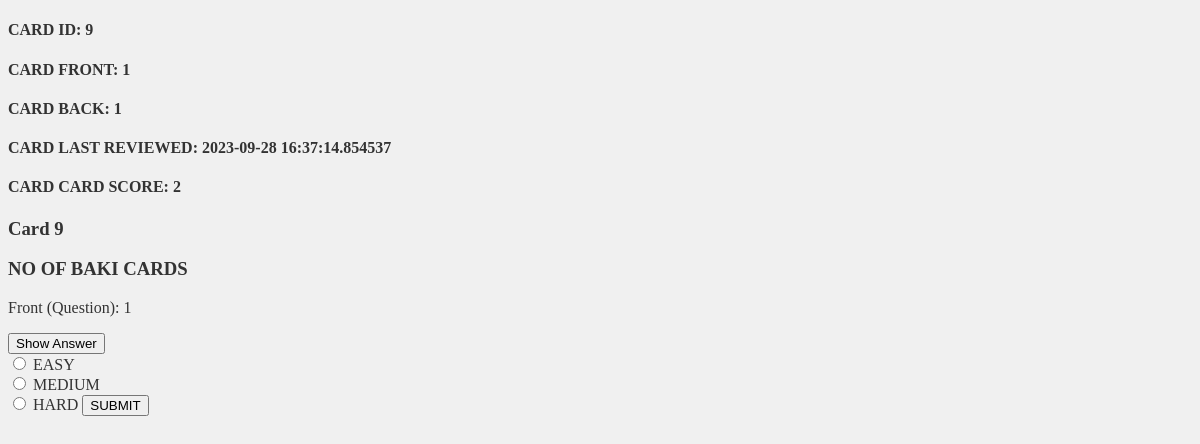
Page /review_cards/2 on the committed database.
### app.py (models this page shows)
class Card(db.Model):
        id = db.Column(db.Integer, primary_key = True, autoincrement=True)
        front = db.Column(db.String(200), nullable = False)
        back = db.Column(db.String(200), nullable = False)
        card_score = db.Column(db.Integer, nullable = False , default = 2)
        last_reviewed = db.Column(db.DateTime , default = datetime.now())
        deck_id = db.Column(db.Integer, db.ForeignKey('deck.id'), nullable=False)
        card_deck = relationship('Deck', overlaps="cards" )

### app.py (the view)
@app.route('/review_cards/<int:deck_id>', methods=['GET', 'POST'])
def review_cards(deck_id):
    deck = Deck.query.get_or_404(deck_id)
    cards = deck.cards
    cards = [card for card in cards if card.card_score != 0]
    random.shuffle(cards)
    if cards:
        return render_template('review_cards.html', card=cards[0])
    else:
        deck.last_reviewed = datetime.now()
        db.session.add(deck)
        db.session.commit()
        return redirect(f'/user_dashboard/{deck.deck_user.id}?msg=No cards to review')

### templates/review_cards.html (shortened to what this page needs)
<!DOCTYPE html>
<html>
    <head>
        <link rel="stylesheet" href="">
    </head>
    <body>
       <h4>CARD ID: {{card.id}}</h4>
       <h4>CARD FRONT: {{card.front}}</h4>
       <h4>CARD BACK: {{card.back}}</h4>
       <h4>CARD LAST REVIEWED: {{card.last_reviewed}}</h4>
       <h4>CARD CARD SCORE: {{card.card_score}}</h4>
    </body>
</html>
<!DOCTYPE html>
<html lang="en">
<head>
</head>
<body>
    <div class="container mt-5">
        <h3>Card {{card.id }}</h3>
        <h3>NO OF BAKI CARDS </h3>
        <p>Front (Question): {{ card.front }}</p>
        <button onclick="toggleAnswer()" class="btn btn-primary">Show Answer</button>
        <form action="/update_score/{{card.id }}" method="POST" class="mt-3">
            <input type="radio" id="html" name="score" value="0">
            <label for="EASY">EASY</label><br>
            <input type="radio" id="css" name="score" value="1">
            <label for="MEDIUM">MEDIUM</label><br>
            <input type="radio" id="javascript" name="score" value="2">
            <label for="HARD">HARD</label>
            <button type="submit" class="btn btn-danger">SUBMIT</button>
        </form>
    </div>
</body>
</html>

### rows in the picture
Card: id "9", front "1", back "1", last_reviewed "2023-09-28 16:37:14.854537", card_score "2"
